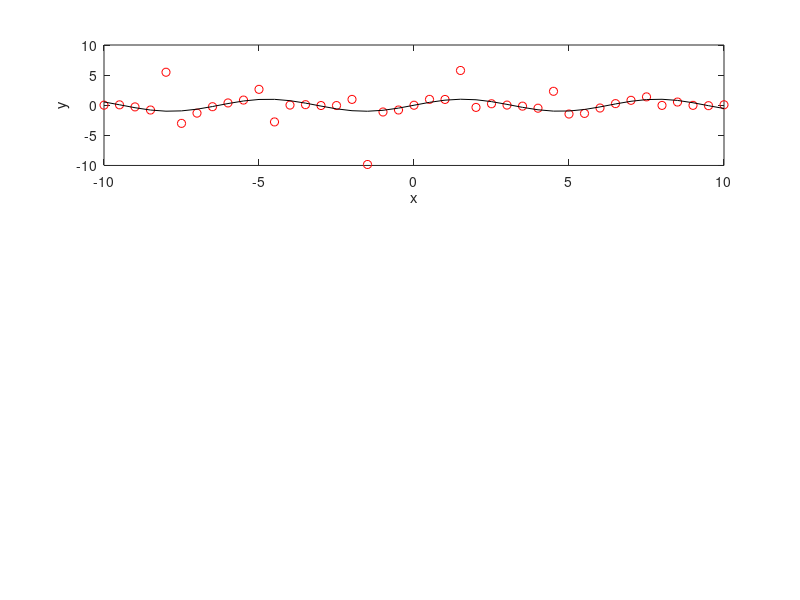

MATLAB code to generate this figure: (Note: this script raises an error after producing the figure.)
% Written by Tony Vo, Modified by:Soon Foo Chong
clear all; close all; clc;
%%
% %importdata()
% data_file = importdata('lab4_plot_data3.txt');
% x = data_file(1,:);   % x-coordinate data
% y = data_file(2,:);   % y-coordinate data
% z = data_file(3,:);   % z-coordinate data
% t = data_file(4,:);   % t-coordinate data
%% part 1
data_file = fopen('lab4_plot_data3.txt','r');
x = str2num(fgetl(data_file));   % x-coordinate data
y = str2num(fgetl(data_file));   % y-coordinate data
z = str2num(fgetl(data_file));   % z-coordinate data
t = str2num(fgetl(data_file));   % t-coordinate data
fclose(data_file);

%% part 2
subplot(3,1,1)
plot(x, y, 'ro');
xlabel('x'); 
ylabel('y');
hold on
plot(x,sin(x),'k');
legend('noisy data','sin(x)','location','se')

%% part 3
subplot(3,1,2)
plot(x, z, 'bd');
xlabel('x'); 
ylabel('z');
hold on
plot(x,cos(x),'k');
legend('noisy data','cos(x)','location','se')

%% part 4
subplot(3,1,3)
plot(x, t, 'g*');
xlabel('x'); 
ylabel('t');
hold on
plot(x,tan(x),'k');
legend('noisy data','tan(x)','location','se')
